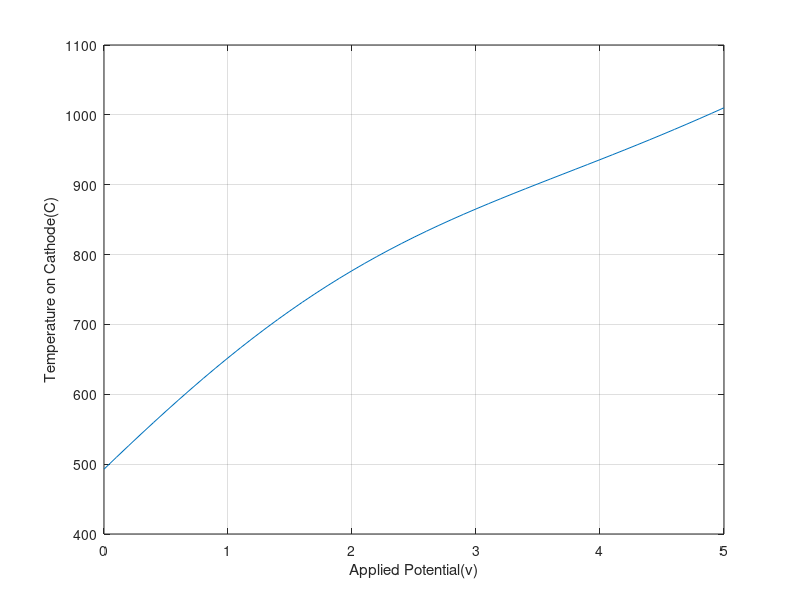

MATLAB code for this plot:
x = 0:0.1:5;
a = -26.13;
b = -7.232;
c =  1216;
y= a*((sin(x-pi))) + b*(((x-10).^2)) + c;
plot(x,y)
grid()
xlabel('Applied Potential(v)')
ylabel('Temperature on Cathode(C)')